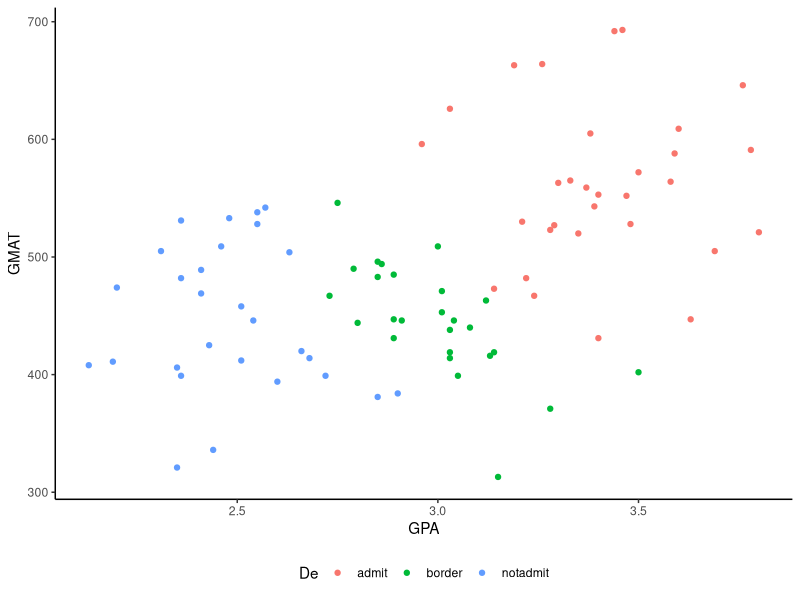

Here is the R script that generated this plot:
## ---- chunk 1
knitr::opts_chunk$set(echo = TRUE, message = FALSE)
library(tidyverse)
library(MASS)
## ---- chunk 2
admission <- readr::read_csv(here::here("project3/admission.csv"), 
                             col_types = cols(De = col_factor(levels = c("admit", "border", "notadmit"))))

#plot scatter to look for clustering
admission %>% 
  ggplot(aes(x = GPA, y = GMAT, color = De)) +
  geom_point() +
  theme_classic() +
  theme(legend.position = "bottom")
## ---- chunk 3
model_1 <- lda(formula = De ~ ., 
                        data = admission, 
                        prior = c(1,1,1)/3)

model_1
## ---- chunk 4
#apply the model to admissions with predict()
predict_admit <- predict(model_1, # predictions
                data = admissions)

#pull the predictions and
predict_class <- predict_admit$class

#I might want to use that data later, so let's write them back to the table
admission_predictions <- admission %>% 
  mutate(predictions = predict_admit$class,
         LD1 = predict_admit$x[,1],
         LD2 = predict_admit$x[,2])

#back to misclassification
#quick glance of predictions versus actuals
table(predict_class, admission$De)

admission_predictions %>% 
  mutate(correct_class = factor((De == predictions))) %>% 
  group_by(correct_class) %>% 
  summarise(classified_count = n(), 
            total = nrow(admission_predictions)) %>% 
  mutate(percentage = round(classified_count / total * 100, 2)) 
## ---- chunk 5
#the values
GPA <- c(3.14, 3.08, 2.08, 3.22)
GMAT <- c(470, 591, 641, 463)
p_student <- as.factor(c("student1", "student2", "student3", "student4"))

#put those in a table
predict_me <- tibble(p_student, GPA, GMAT)

#apply the model and save the output
predict_subgroup <- predict(model_1, # predictions
                            newdata = predict_me)

#incorporate the output into the original table
predict_me_output <- predict_me %>% 
  mutate(predictions = predict_subgroup$class)
## ---- chunk 6
head(admission,5)
## ---- chunk 7
model_2 <- lda(formula = De ~ ., 
                        data = admission, 
                        prior = c(.5,.25,.25))

model_2
## ---- chunk 8
#apply the model to admissions with predict()
predict_admit_2 <- predict(model_2, # predictions
                data = admissions)

#pull the classificaton predictions into their own frame
predict_class_2 <- predict_admit_2$class

#I might want to use that data later, so let's write these back to the table as the other predictions
admission_predictions <- admission_predictions %>% 
  mutate(predictions_2 = predict_admit_2$class,
         LD1_2 = predict_admit_2$x[,1],
         LD2_2 = predict_admit_2$x[,2])

#back to misclassification
#quick glance of predictions versus actuals
table(predict_class_2, admission$De)

admission_predictions %>% 
  mutate(correct_class_2 = factor((De == predictions_2))) %>% 
  group_by(correct_class_2) %>% 
  summarise(classified_count = n(), 
            total = nrow(admission_predictions)) %>% 
  mutate(percentage = round(classified_count / total * 100, 2)) 
## ---- chunk 9
#apply the model and save the output
predict_subgroup_2 <- predict(model_2, # predictions
                            newdata = predict_me)

#incorporate the output into the previous prediction table
predict_me_output <- predict_me_output %>% 
  mutate(predictions_2 = predict_subgroup_2$class)

predict_me_output
## ---- chunk 10

## ---- chunk 11

